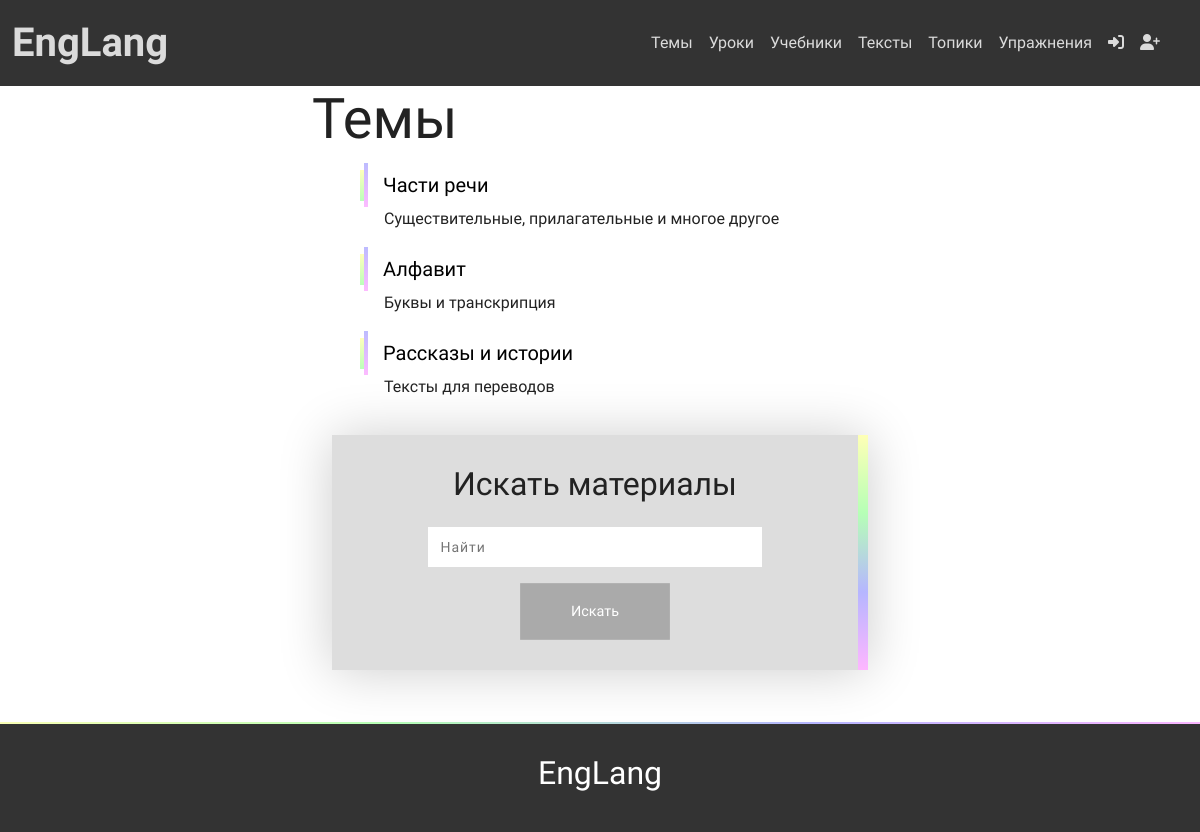
The page /theory/themes/ on the database its author committed.
### theory/models.py (models this page shows, shortened)
class Theme(models.Model):
    name = models.CharField('theme', max_length=100)
    description = models.TextField()
    created_at = models.DateTimeField(auto_now_add=True)
    slug = models.SlugField()
    class Meta:
        verbose_name = 'Тема'
        verbose_name_plural = 'Темы'
        unique_together = ('name', 'slug')

### theory/views.py (the view)
# urls.py: path('themes/', views.ThemeListView.as_view(), name='theme_list'),
class ThemeListView(ListView):
    model = Theme
    template_name = 'theory/theme_list.html'

### templates/theory/theme_list.html (shortened to what this page needs)
{% extends 'base.html' %}
{% load static %}
{% block content %}
    <div class="container-fluid">
        <div class="row">
            <div class="col-12 offset-md-2 col-md-8 offset-xl-3 col-xl-6">
                <h1 class="display-4">
                    Темы
                </h1>
                <div class="list">
                    <ul class="unordered_list">
                        {% for theme in object_list %}
                            <li>
                                <div class="main">
                                    <a href="{% url 'theme' theme.slug %}">{{ theme.name }}</a>
                                </div>
                                <div class="description">
                                    <p>{{ theme.description }}</p>
                                </div>
                            </li>
                        {% endfor %}
                    </ul>
                </div>
            </div>
        </div>
    </div>
    <div class="container-fluid padding">
        <div class="row text-center">
            <div class="col-12 offset-lg-2 col-lg-8 offset-xl-3 col-xl-6">
                <form method="get" action="{% url 'materials' %}">
                    <h2>Искать материалы</h2>
                    <input type="text" name="q" placeholder="Найти"><br>
                    <button type="submit" class="btn btn-warning">Искать</button>
                </form>
            </div>
        </div>
    </div>
{% endblock content %}

### static/css/style.css (style rules this page uses)
a { text-decoration: none; color: #222; transition: all 0.3s ease; }
.btn { display: inline-block; padding: 15px 50px; background-color: #aaa; font-size: 15px; font-weight: 500; transition: all 0.5s ease; transform: scale(0.96); text-transform: capitalize; color: #fff; border: 3px solid transparent; border-radius: 0px; }
.btn-warning, .btn-success, .btn-primary, .btn-danger { border-radius: 0px; }
.padding { padding-bottom: 2em; }

### static/css/base.css (style rules this page uses)
:root { --gradient: linear-gradient(to right, #ff0, #0f0, #00f, #f0f); --light-gradient: linear-gradient(to right, #ffb, #bfb, #bbf, #fbf); --dark-gradient: linear-gradient(to right, #660, #060, #006, #606); }
body, html { width: 100%; height: 100%; margin: 0; padding: 0; font-family: 'Inter Tight', sans-serif; color: #222; }

### static/css/form.css (style rules this page uses)
form { box-sizing: border-box; margin: 20px; font-weight: 300; padding: 30px 25px; box-shadow: 0px 1px 50px 0px rgba(0, 0, 0, 0.2); background-color: #ddd; border-right: 10px solid; border-image: linear-gradient(#ffffb6,#b6ffb6,#b6b6ff,#ffb6ff); border-image-slice: 1; }
form input { color: #666; background: white; font-size: 14px; font-weight: 500; letter-spacing: 1px; height: 40px; width: 70%; padding: 6px 12px; border: 0px; margin: 15px auto; }

### static/css/list.css (style rules this page uses)
.unordered_list { list-style: none; margin: 0 20px; }
.unordered_list li { margin: 10px 0; position: relative; }
.main a { color: black; border-left: 4px solid; border-image: linear-gradient(#bbf, #fbf); border-image-slice: 1; display: block; padding-left: 15px; line-height: 44px; font-size: 20px; position: relative; transition: 0.3s linear; }
.main a:before { content: ""; width: 4px; height: 70%; background: linear-gradient(#ffb,#bfb); position: absolute; top: 15%; left: -8px; transition: 0.3s linear; }
.description { margin: 0 20px; font-weight: 300; }

### rows shown on the page
Theme: name "Части речи", description "Существительные, прилагательные и многое другое"
Theme: name "Алфавит", description "Буквы и транскрипция"
Theme: name "Рассказы и истории", description "Тексты для переводов"
